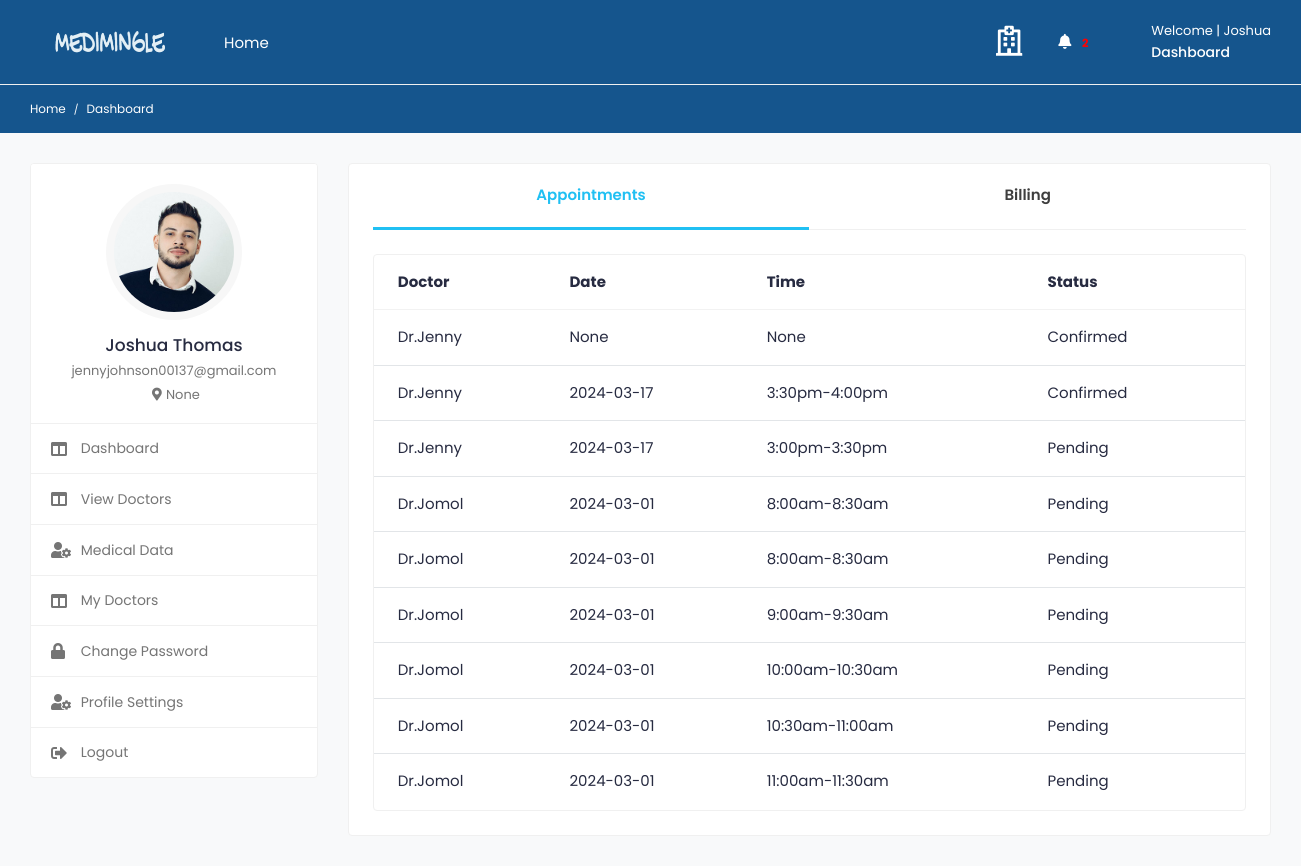
Page /patient_dashboard/ (signed in) on the committed database.
### medi/models.py (models this page shows, shortened)
class tbl_user(AbstractUser):
    email=models.EmailField(unique=True)
    phone_number=models.CharField(max_length=15, null=True)
    USER_TYPE_CHOICES = (
        ('patient', 'Patient'),('doctor', 'Doctor'),
    )
    user_type = models.CharField(
        max_length=10,
        choices=USER_TYPE_CHOICES,
        default='patient',
    )
    is_email_verified = models.BooleanField(default=False)
    email_verification_token = models.CharField(max_length=255, blank=True, null=True)
    status= models.BooleanField(default=False)

class Patient(models.Model):
    user = models.OneToOneField(tbl_user, on_delete=models.CASCADE)
    profile_image = models.ImageField(upload_to='doctor/',default='patient8.jpg')
    city  = models.CharField(max_length=100, null=True,blank=True)
    state  = models.CharField(max_length=100, null=True)
    country  = models.CharField(max_length=100, null=True)
    gender  = models.CharField(max_length=50, null=True)
    blood_group  = models.CharField(max_length=50, null=True)
    date_joined = models.DateTimeField(default=datetime.now, blank=True)
    date_of_birth = models.DateField(null=True)
    address=models.TextField(null=True)
    pin=models.CharField(max_length=6,null=True)

class Appointment(models.Model):
    doctor = models.ForeignKey(Doctor, on_delete=models.CASCADE)
    patient = models.ForeignKey(Patient, on_delete=models.CASCADE)
    appointment_time_slot = models.ForeignKey(AppointmentTime, on_delete=models.CASCADE,null=True)
    appointment_datetime=models.CharField(max_length=50, null=True)
    appointment_time=models.CharField(max_length=50, null=True)
    is_confirmed = models.BooleanField(default=False)

class Doctor(models.Model):
    user = models.OneToOneField(tbl_user, on_delete=models.CASCADE)
    city  = models.CharField(max_length=50,null=True,blank=True)
    profile_image = models.ImageField(upload_to='doctor/',default='default.png')
    gender = models.CharField(max_length=10, blank=True)
    description = models.TextField(blank=True)
    date_joined = models.DateTimeField(default=datetime.now, blank=True)
    consulting_fee = models.DecimalField(max_digits=10, decimal_places=2,blank=True,null=True)
    registration_number = models.CharField(max_length=50, null=True, blank=True)
    certificate = models.FileField(upload_to='certificates/', null=True, blank=True)
    def __str__(self):
        return self.user.first_name

class AppointmentTime(models.Model):
    day = models.CharField(max_length=50, null=True)
    from_to = models.CharField(max_length=50, null=True)
    appointment_date = models.DateField(null=True)
    month = models.CharField(max_length=50, null=True)
    date = models.CharField(max_length=50, null=True)
    doctor = models.ForeignKey(Doctor, on_delete=models.CASCADE, null=True)
    is_booked=models.BooleanField(default=False)
    def __str__(self):
        return self.date

### medi/views.py (the view)
# urls.py: path('patient_dashboard/',views.patient_dashboard,name='patient_dashboard'),
@never_cache
@login_required(login_url='signin')
def patient_dashboard(request):
    current_user = request.user
    current_patient = get_object_or_404(Patient, user=current_user)
    appointments = Appointment.objects.filter(patient=request.user.patient)
    doc = tbl_user.objects.filter(user_type='doctor').exclude(is_superuser=True)
    notifications = Notification.objects.filter(patient=current_patient)
    n_count=notifications.count()
    bill=Billing.objects.filter(patient=current_patient)
    context={
        'patient': current_patient,
        'appointments':appointments,
        'n_count':n_count,
        'notifications': notifications,
        'doc':doc,
        'bill':bill
    }
    return render(request,'patient_dashboard.html',context)

### templates/patient_dashboard.html (shortened to what this page needs)
{% load static %}
{% include "includes/pat_header.html" %}
			<div class="col-md-7 col-lg-8 col-xl-9">
				<div class="card">
					<div class="card-body pt-0">
						<nav class="user-tabs mb-4">
							<ul class="nav nav-tabs nav-tabs-bottom nav-justified">
								<li class="nav-item">
									<a class="nav-link active" href="#pat_appointments" data-toggle="tab">Appointments</a>
								</li>
								<li class="nav-item">
									<a class="nav-link" href="#pat_billing" data-toggle="tab">Billing</a>
								</li>
							</ul>
						</nav>
						<div class="tab-content pt-0">
							<div id="pat_appointments" class="tab-pane fade show active">
								<div class="card card-table mb-0">
									<div class="card-body">
										<div class="table-responsive">
											<table class="table table-hover table-center mb-0">
												<thead>
													<tr>
														<th>Doctor</th>
														<th>Date</th>
														<th>Time</th>
														<th>Status</th>
													</tr>
												</thead>
												<tbody>
													{% for appointment in appointments %}
														<tr>
															<td>Dr.{{ appointment.doctor }}</td>
															<td>{{ appointment.appointment_time_slot }}</td>
															<td>{{ appointment.appointment_time }}</td>
															<td>
																{% if appointment.is_confirmed %}
																  Confirmed
																{% else %}
																  Pending
																{% endif %}
															  </td>
														</tr>
													{% endfor %}
												</tbody>
											</table>
										</div>
									</div>
								</div>
							</div>
						</div>
					</div>
				</div>
			</div>
		</div>
	</div>
</div>
						</div>
	</body>
</html>

### templates/includes/pat_header.html (shortened to what this page needs)
{% load static %}
<!DOCTYPE html>
<html lang="en">
<head>
		<link rel="stylesheet" href="{% static '/assets/css/bootstrap.min.css'%}">
		<link rel="stylesheet" href="{% static '/assets/plugins/fontawesome/css/fontawesome.min.css'%}">
		<link rel="stylesheet" href="{% static '/assets/plugins/fontawesome/css/all.min.css'%}">
		<link rel="stylesheet" href="{% static '/assets/css/style.css'%}">
	</head>
	<body>
		<div class="main-wrapper">
			<header class="header">
				<nav class="navbar navbar-expand-lg header-nav">
					<div class="navbar-header">
						<a href="{% url 'homepage' %}" class="navbar-brand logo">
							<img src="{% static '/assets/img/logo.png'%}" class="img-fluid" alt="Logo">
						</a>
						<span><a href="{% url 'homepage' %}" style="color: white;">Home</i></a></span>
					</div>
					<ul class="nav header-navbar-rht">
						<li class="nav-item contact-item">
							<div class="header-contact-img">
								<i  style="color: white;" class="far fa-hospital"></i>
							</div>
						</li>
						<li class="nav-item dropdown noti-dropdown">
							<a href="#" class="dropdown-toggle nav-link" data-toggle="dropdown">
								<i class="fas fa-bell" style="color: white;"></i>
								<span class="badge badge-pill" style="color: red;">{{ n_count }}</span>
							</a>
						</li>
							<div class="header-contact-detail">
								<div class="header-contact-detail">
									{% if user.is_authenticated %}
										<p  style="color: white;" class="contact-header">Welcome | {{ user.first_name }}</p>
										{% if user.user_type == 'doctor' %}
											<p class="contact-info-header"><a href="{% url 'doctor_dashboard' %}"  style="color: white;" >Dashboard</a></p>
										{% else %}
										<p class="contact-info-header"><a href="{% url 'patient_dashboard' %}"  style="color: white;" >Dashboard</a></p>
										{% endif %}
									{% endif %}
								</div>
							</div>
					</ul>
				</nav>
			</header>
			<div class="breadcrumb-bar">
				<div class="container-fluid">
					<div class="row align-items-center">
						<div class="col-md-12 col-12">
							<nav aria-label="breadcrumb" class="page-breadcrumb">
								<ol class="breadcrumb">
									<li class="breadcrumb-item"><a href="{% url 'homepage' %}">Home</a></li>
									<li class="breadcrumb-item active" aria-current="page">Dashboard</li>
								</ol>
							</nav>
						</div>
					</div>
				</div>
			</div>
			<div class="content">
				<div class="container-fluid">
					<div class="row">
						<div class="col-md-5 col-lg-4 col-xl-3 theiaStickySidebar">
							<div class="profile-sidebar">
								<div class="widget-profile pro-widget-content">
									<div class="profile-info-widget">
										<a href="#" class="booking-doc-img">
											{% if patient_data.profile_image %}
												<img src="{{ user.patient.profile_image.url }}" alt="User Image">
											{% else %}
												<img src="{{ user.patient.profile_image.url }}" alt="User Image">
											{% endif %}
										</a>
										<div class="profile-det-info">
											<h3>{{user.first_name}} {{user.last_name}}</h3>
											<div class="patient-details">
												<h5>{{ user.email }}</h5>
												<h5 class="mb-0"><i class="fas fa-map-marker-alt"></i>{{ request.user.patient.address}}</h5>
											</div>
										</div>
									</div>
								</div>
								<div class="dashboard-widget">
									<nav class="dashboard-menu">
										<ul>
											<li>
												<a href="{% url 'patient_dashboard' %}">
													<i class="fas fa-columns"></i>
													<span>Dashboard</span>
												</a>
											</li>
											<li>
												<a href="{% url 'doctors' %}"  name"doctors" >
													<i class="fas fa-columns"></i>
													<span>View Doctors</span>
												</a>
											</li>
											<li>
												<a href="{% url 'medical_data' %}">
													<i class="fas fa-user-cog"></i>
													<span>Medical Data</span>
												</a>
											</li>
											<li>
												<a href="{% url 'my_doctors' %}" >
													<i class="fas fa-columns"></i>
													<span>My Doctors</span>
												</a>
											</li>
										    <li>
												<a href="{% url 'patient_change_password' %}">
													<i class="fas fa-lock"></i>
													<span>Change Password</span>
												</a>
											</li>
											<li>
												<a href="{% url 'profile_settings' %}">
													<i class="fas fa-user-cog"></i>
													<span>Profile Settings</span>
												</a>
											</li>
											<li>
												<a href="{% url 'logout' %}">
													<i class="fas fa-sign-out-alt"></i>
													<span>Logout</span>
												</a>
											</li>
										</ul>
									</nav>
								</div>
							</div>
						</div>

### rows in the picture
tbl_user: first_name "Joshua", patient.profile_image (picture), last_name "Thomas", email "jennyjohnson00137@gmail.com", user.patient.address "None"
Appointment: doctor "Jenny", appointment_time_slot "None", appointment_time "None", is_confirmed "Confirmed"
Appointment: doctor "Jenny", appointment_time_slot "2024-03-17", appointment_time "3:30pm-4:00pm", is_confirmed "Confirmed"
Appointment: doctor "Jenny", appointment_time_slot "2024-03-17", appointment_time "3:00pm-3:30pm", is_confirmed "Pending"
Appointment: doctor "Jomol", appointment_time_slot "2024-03-01", appointment_time "8:00am-8:30am", is_confirmed "Pending"
Appointment: doctor "Jomol", appointment_time_slot "2024-03-01", appointment_time "8:00am-8:30am", is_confirmed "Pending"
Appointment: doctor "Jomol", appointment_time_slot "2024-03-01", appointment_time "9:00am-9:30am", is_confirmed "Pending"
Appointment: doctor "Jomol", appointment_time_slot "2024-03-01", appointment_time "10:00am-10:30am", is_confirmed "Pending"
Appointment: doctor "Jomol", appointment_time_slot "2024-03-01", appointment_time "10:30am-11:00am", is_confirmed "Pending"
Appointment: doctor "Jomol", appointment_time_slot "2024-03-01", appointment_time "11:00am-11:30am", is_confirmed "Pending"
